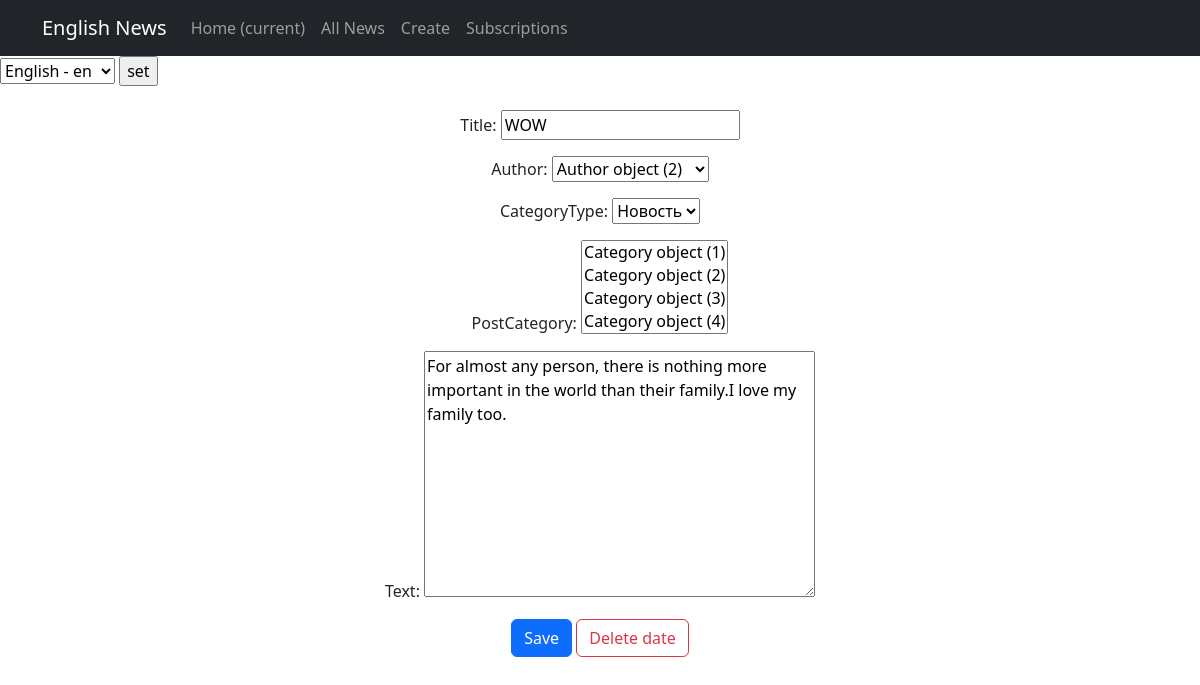
The page /news/2/update/ (signed in) on the database its author committed.
### newapp/models.py (models this page shows, shortened)
class Post(models.Model):
    author = models.ForeignKey(Author, on_delete=models.CASCADE)
    NEWS = 'NW'
    ARTICLE = 'AR'
    CATEGORY_CHOICES = [
        (NEWS, 'Новость'),
        (ARTICLE, 'Статья'),
    ]
    categoryType = models.CharField(max_length=2, choices=CATEGORY_CHOICES, default=ARTICLE)
    dateCreation = models.DateTimeField(auto_now_add=True)
    postCategory = models.ManyToManyField(Category, through='PostCategory')
    title = models.CharField(max_length=128)
    text = models.TextField()
    rating = models.SmallIntegerField(default=0)

### newapp/views.py (the view)
# urls.py: path('<int:pk>/update/', PostUpdate.as_view()),
class PostUpdate(PermissionRequiredMixin, UpdateView):
    permission_required = 'post.change_post'
    form_class = PostForm
    model = Post
    template_name = 'flatpages/post_edit.html'
    def get_context_data(self, **kwargs) -> dict:
        context = super().get_context_data(**kwargs)
        context['page_title'] = "Редактировать статью"
        return context

### newapp/forms.py (shortened to what this page needs)
class PostForm(forms.ModelForm):
   class Meta:
       model = Post
       fields = ['title', 'author', 'categoryType', 'postCategory', 'text']

### templates/flatpages/post_edit.html (shortened to what this page needs)
{% extends 'flatpages/default.html' %}
{% block content %}
{% block body %}
<form action="" method="post" class="my-4">
    {{ form.as_p }}
    <input type="submit" value="Save" class="btn btn-primary"/>
    <a class="btn btn-outline-danger" role="button" href="{{ request.path }}">Delete date</a>
</form>
{% endblock body %}
{% endblock content %}

### rows shown on the page
Post: title "WOW", author "Author object (2)", categoryType "Новость", text "For almost any person, there is nothing more important in the world than their family.I love my family too."

### other values the page prints
form field language "English - en"
